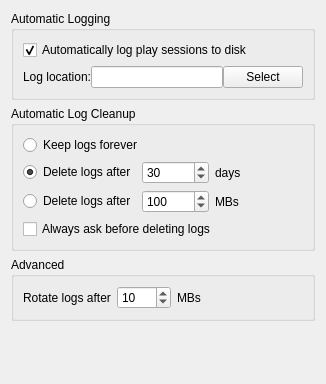
<?xml version="1.0" encoding="UTF-8"?>
<ui version="4.0">
 <class>AutoLogPage</class>
 <widget class="QWidget" name="AutoLogPage">
  <property name="geometry">
   <rect>
    <x>0</x>
    <y>0</y>
    <width>326</width>
    <height>384</height>
   </rect>
  </property>
  <layout class="QVBoxLayout">
   <item>
    <widget class="QGroupBox" name="groupBox_autolog">
     <property name="sizePolicy">
      <sizepolicy hsizetype="Minimum" vsizetype="Preferred">
       <horstretch>0</horstretch>
       <verstretch>0</verstretch>
      </sizepolicy>
     </property>
     <property name="title">
      <string>Automatic Logging</string>
     </property>
     <layout class="QGridLayout" name="_2">
      <item row="0" column="0" colspan="4">
       <widget class="QCheckBox" name="autoLogCheckBox">
        <property name="text">
         <string>Automatically log play sessions to disk</string>
        </property>
        <property name="checked">
         <bool>true</bool>
        </property>
       </widget>
      </item>
      <item row="6" column="0" colspan="6">
       <widget class="QFrame" name="autoLogFrame">
        <property name="frameShape">
         <enum>QFrame::NoFrame</enum>
        </property>
        <property name="frameShadow">
         <enum>QFrame::Plain</enum>
        </property>
        <property name="lineWidth">
         <number>0</number>
        </property>
        <layout class="QGridLayout" name="_4">
         <property name="leftMargin">
          <number>0</number>
         </property>
         <property name="topMargin">
          <number>0</number>
         </property>
         <property name="rightMargin">
          <number>0</number>
         </property>
         <property name="bottomMargin">
          <number>0</number>
         </property>
         <property name="spacing">
          <number>0</number>
         </property>
         <item row="1" column="0">
          <widget class="QLabel" name="autoLogLocationLabel">
           <property name="sizePolicy">
            <sizepolicy hsizetype="Maximum" vsizetype="Fixed">
             <horstretch>0</horstretch>
             <verstretch>0</verstretch>
            </sizepolicy>
           </property>
           <property name="text">
            <string>Log location:</string>
           </property>
           <property name="margin">
            <number>1</number>
           </property>
           <property name="buddy">
            <cstring>autoLogLocation</cstring>
           </property>
          </widget>
         </item>
         <item row="1" column="1">
          <widget class="QLineEdit" name="autoLogLocation">
           <property name="text">
            <string/>
           </property>
           <property name="frame">
            <bool>true</bool>
           </property>
           <property name="placeholderText">
            <string/>
           </property>
          </widget>
         </item>
         <item row="1" column="2">
          <widget class="QPushButton" name="selectAutoLogLocationButton">
           <property name="sizePolicy">
            <sizepolicy hsizetype="Fixed" vsizetype="Fixed">
             <horstretch>0</horstretch>
             <verstretch>0</verstretch>
            </sizepolicy>
           </property>
           <property name="text">
            <string>Select</string>
           </property>
          </widget>
         </item>
        </layout>
       </widget>
      </item>
     </layout>
    </widget>
   </item>
   <item>
    <widget class="QGroupBox" name="groupBox">
     <property name="title">
      <string>Automatic Log Cleanup</string>
     </property>
     <layout class="QGridLayout" name="gridLayout">
      <item row="2" column="0">
       <widget class="QRadioButton" name="radioButtonDeleteDays">
        <property name="text">
         <string>Delete logs after</string>
        </property>
        <property name="checked">
         <bool>true</bool>
        </property>
       </widget>
      </item>
      <item row="2" column="1">
       <widget class="QSpinBox" name="spinBoxDays">
        <property name="maximum">
         <number>9999999</number>
        </property>
        <property name="value">
         <number>30</number>
        </property>
       </widget>
      </item>
      <item row="3" column="1">
       <widget class="QSpinBox" name="spinBoxSize">
        <property name="sizePolicy">
         <sizepolicy hsizetype="Minimum" vsizetype="Fixed">
          <horstretch>0</horstretch>
          <verstretch>0</verstretch>
         </sizepolicy>
        </property>
        <property name="minimumSize">
         <size>
          <width>0</width>
          <height>0</height>
         </size>
        </property>
        <property name="minimum">
         <number>1</number>
        </property>
        <property name="maximum">
         <number>10000</number>
        </property>
        <property name="value">
         <number>100</number>
        </property>
       </widget>
      </item>
      <item row="3" column="0">
       <widget class="QRadioButton" name="radioButtonDeleteSize">
        <property name="text">
         <string>Delete logs after</string>
        </property>
       </widget>
      </item>
      <item row="3" column="2">
       <widget class="QLabel" name="sizeLabel">
        <property name="text">
         <string>MBs</string>
        </property>
        <property name="buddy">
         <cstring>spinBoxSize</cstring>
        </property>
       </widget>
      </item>
      <item row="2" column="2">
       <widget class="QLabel" name="daysLabel">
        <property name="text">
         <string>days</string>
        </property>
        <property name="buddy">
         <cstring>spinBoxDays</cstring>
        </property>
       </widget>
      </item>
      <item row="3" column="3">
       <spacer name="advancedSpacer">
        <property name="orientation">
         <enum>Qt::Horizontal</enum>
        </property>
        <property name="sizeHint" stdset="0">
         <size>
          <width>10</width>
          <height>20</height>
         </size>
        </property>
       </spacer>
      </item>
      <item row="1" column="0" colspan="2">
       <widget class="QRadioButton" name="radioButtonKeepForever">
        <property name="text">
         <string>Keep logs forever</string>
        </property>
       </widget>
      </item>
      <item row="4" column="0" colspan="4">
       <widget class="QCheckBox" name="askDeleteCheckBox">
        <property name="text">
         <string>Always ask before deleting logs</string>
        </property>
       </widget>
      </item>
     </layout>
    </widget>
   </item>
   <item>
    <widget class="QGroupBox" name="groupBox_2">
     <property name="title">
      <string>Advanced</string>
     </property>
     <layout class="QGridLayout" name="gridLayout_2">
      <item row="0" column="2">
       <widget class="QLabel" name="autoLogMaxBytesLabel2">
        <property name="text">
         <string>MBs</string>
        </property>
        <property name="buddy">
         <cstring>autoLogMaxBytes</cstring>
        </property>
       </widget>
      </item>
      <item row="0" column="0">
       <widget class="QLabel" name="autoLogMaxBytesLabel1">
        <property name="sizePolicy">
         <sizepolicy hsizetype="Minimum" vsizetype="Preferred">
          <horstretch>0</horstretch>
          <verstretch>0</verstretch>
         </sizepolicy>
        </property>
        <property name="text">
         <string>Rotate logs after</string>
        </property>
        <property name="margin">
         <number>0</number>
        </property>
        <property name="buddy">
         <cstring>autoLogMaxBytes</cstring>
        </property>
       </widget>
      </item>
      <item row="0" column="1">
       <widget class="QSpinBox" name="autoLogMaxBytes">
        <property name="sizePolicy">
         <sizepolicy hsizetype="Minimum" vsizetype="Fixed">
          <horstretch>0</horstretch>
          <verstretch>0</verstretch>
         </sizepolicy>
        </property>
        <property name="minimumSize">
         <size>
          <width>0</width>
          <height>0</height>
         </size>
        </property>
        <property name="toolTip">
         <string>Rotate logs to keep files small for editors</string>
        </property>
        <property name="minimum">
         <number>1</number>
        </property>
        <property name="maximum">
         <number>1000</number>
        </property>
        <property name="singleStep">
         <number>1</number>
        </property>
        <property name="value">
         <number>10</number>
        </property>
       </widget>
      </item>
      <item row="0" column="3">
       <spacer name="horizontalSpacer">
        <property name="orientation">
         <enum>Qt::Horizontal</enum>
        </property>
        <property name="sizeHint" stdset="0">
         <size>
          <width>10</width>
          <height>20</height>
         </size>
        </property>
       </spacer>
      </item>
     </layout>
    </widget>
   </item>
   <item>
    <spacer name="verticalSpacer">
     <property name="orientation">
      <enum>Qt::Vertical</enum>
     </property>
     <property name="sizeHint" stdset="0">
      <size>
       <width>20</width>
       <height>40</height>
      </size>
     </property>
    </spacer>
   </item>
  </layout>
 </widget>
 <tabstops>
  <tabstop>autoLogCheckBox</tabstop>
  <tabstop>autoLogLocation</tabstop>
  <tabstop>selectAutoLogLocationButton</tabstop>
  <tabstop>radioButtonKeepForever</tabstop>
  <tabstop>radioButtonDeleteDays</tabstop>
  <tabstop>spinBoxDays</tabstop>
  <tabstop>radioButtonDeleteSize</tabstop>
  <tabstop>spinBoxSize</tabstop>
 </tabstops>
 <resources/>
 <connections/>
</ui>
